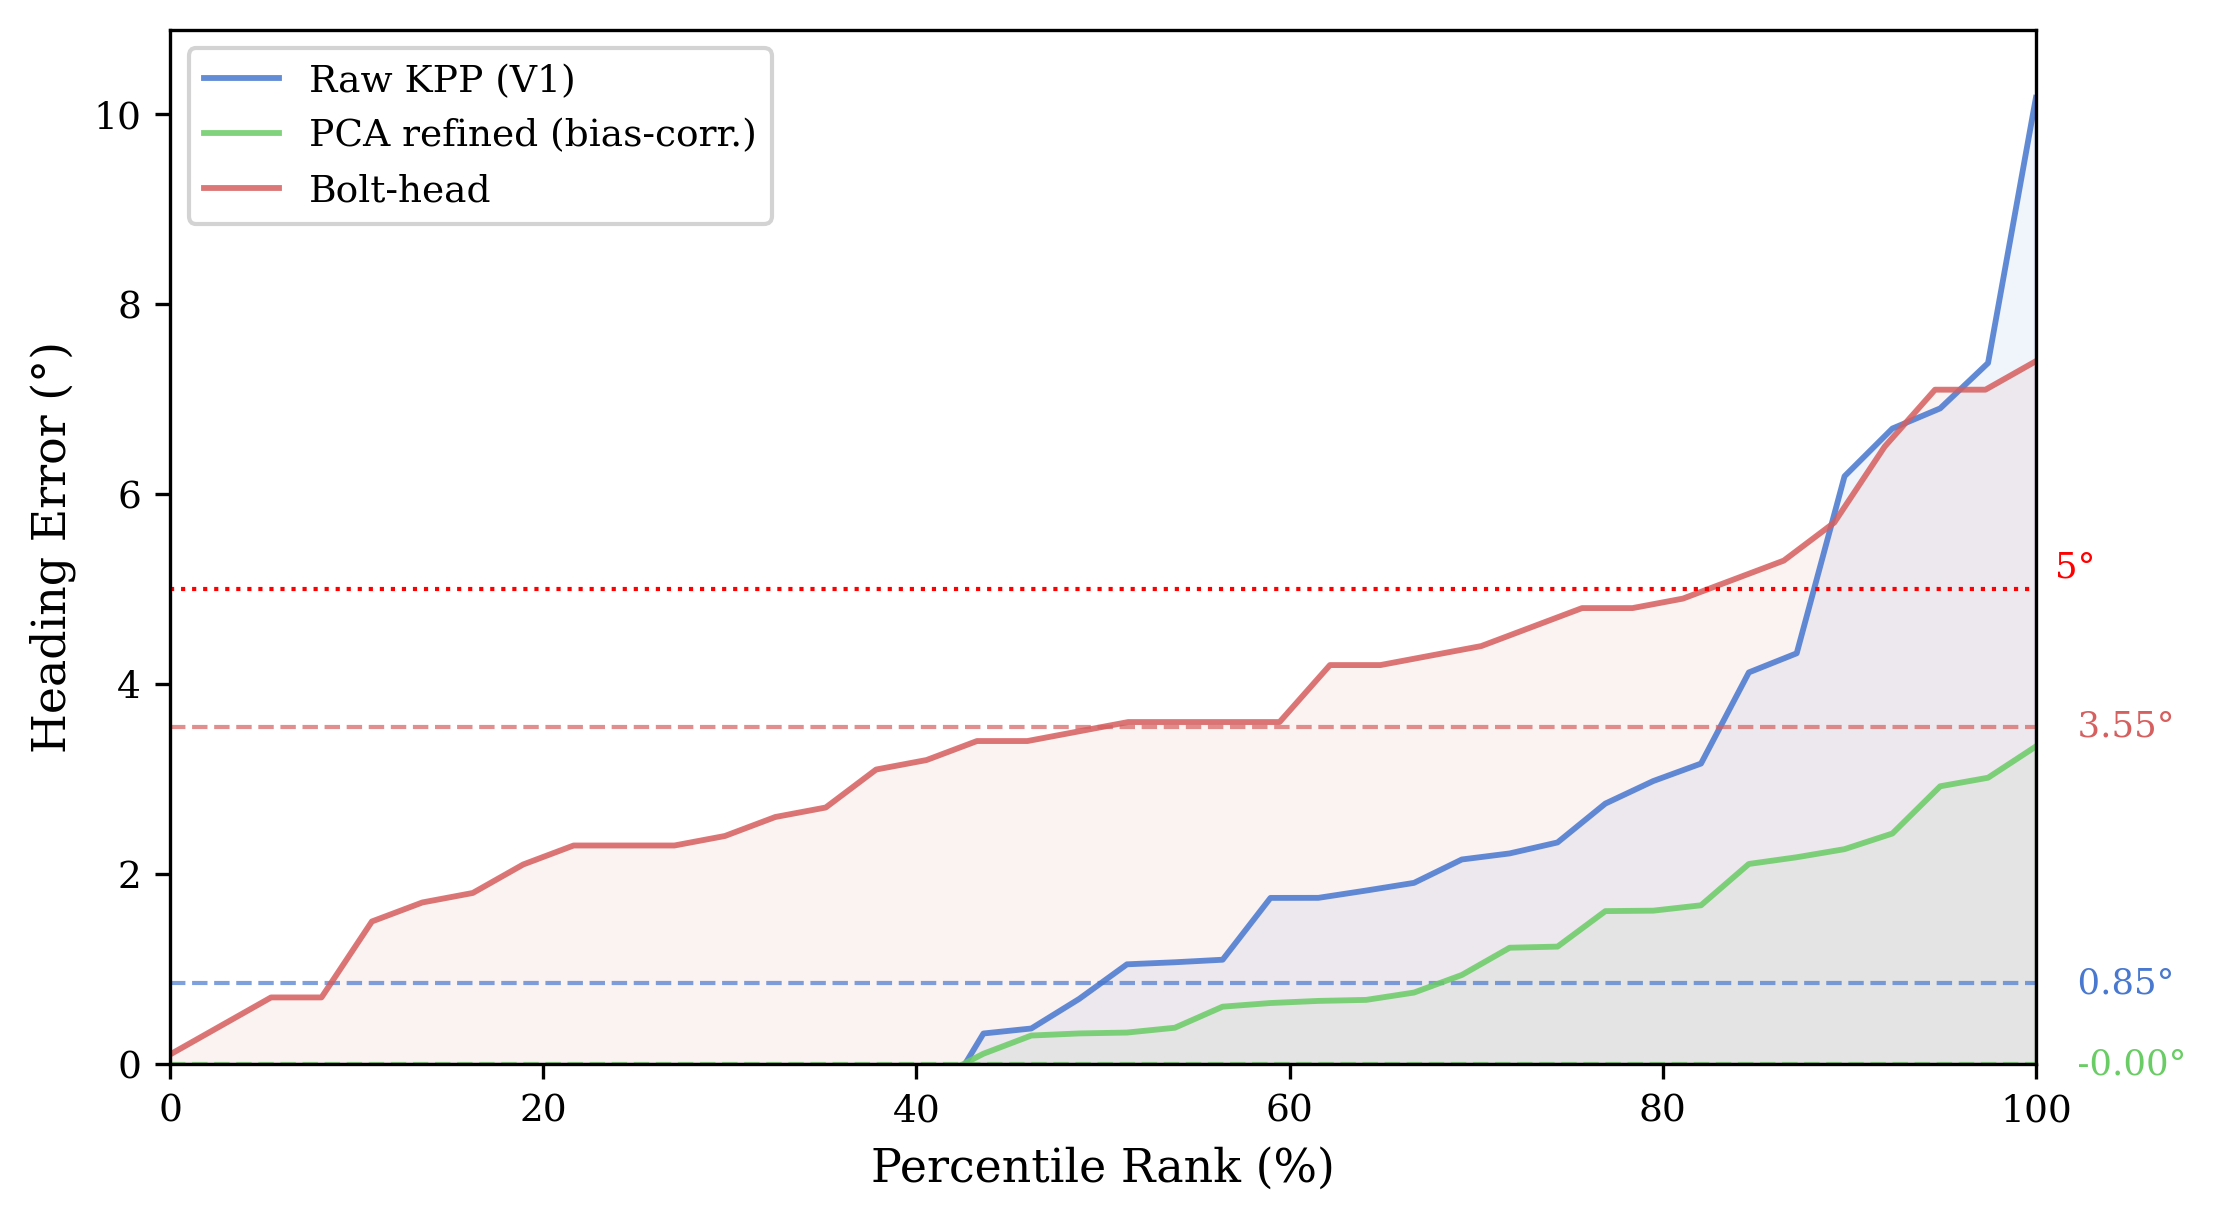

Generate this figure with Python:
"""
Figure A for Section 5.2 — Annotation-based heading error comparison
Percentile rank x-axis with sorted error curves for all three cases:
  V1 (raw KPP), V2 bias-corrected (PCA), bolt-head

Paths to update:
  HINGE_JSON   : heading_debug.json
  BOLTHEAD_TXT : headind_debug_bolthead.txt
"""
import json, re, numpy as np
import matplotlib.pyplot as plt
from pathlib import Path

# =============================================================================
# STYLE CONFIG
# =============================================================================
FONT_FAMILY     = "serif"
FONT_SIZE_LABEL = 11
FONT_SIZE_TICK  = 9
FONT_SIZE_ANNOT = 8.5
FONT_SIZE_LEGEND= 9

COLOR_V1        = "#4878CF"
COLOR_V2        = "#6ACC65"
COLOR_BH        = "#D65F5F"

FIG_WIDTH       = 7.5
FIG_HEIGHT      = 4.2
DPI             = 300

# Paths — update for local execution
HINGE_JSON   = Path("../runs/test-orientation/yolo11n-panther_v1-pose-v1/heading_debug.json")
BOLTHEAD_TXT = Path("../docs/heading_debug_bolthead.txt")

# =============================================================================
# DATA
# =============================================================================
d         = json.loads(HINGE_JSON.read_text())
records   = d["records"]
v1_errors = np.sort([r["v1_err_deg"]      for r in records])
v2_errors = np.sort([r["v2_corr_err_deg"] for r in records])
# Read with explicit encoding; fall back to latin-1 if utf-8 fails
try:
    text = BOLTHEAD_TXT.read_text(encoding="utf-8")
except UnicodeDecodeError:
    text = BOLTHEAD_TXT.read_text(encoding="latin-1")

# Match 'abs X.X°)' — degree symbol may vary, so match any non-digit char after number
bh_errors = np.sort([float(e) for e in re.findall(r'abs\s+([\d.]+)[^\d)]', text)])

# =============================================================================
# FIGURE
# =============================================================================
plt.rcParams.update({
    "font.family":     FONT_FAMILY,
    "font.size":       FONT_SIZE_LABEL,
    "axes.labelsize":  FONT_SIZE_LABEL,
    "xtick.labelsize": FONT_SIZE_TICK,
    "ytick.labelsize": FONT_SIZE_TICK,
    "legend.fontsize": FONT_SIZE_LEGEND,
})

fig, ax = plt.subplots(figsize=(FIG_WIDTH, FIG_HEIGHT))

for errors, col, lbl in [
    (v1_errors, COLOR_V1, "Raw KPP (V1)"),
    (v2_errors, COLOR_V2, "PCA refined (bias-corr.)"),
    (bh_errors, COLOR_BH, "Bolt-head"),
]:
    idx = np.linspace(0, 100, len(errors))
    ax.plot(idx, errors, color=col, linewidth=1.4, alpha=0.85, label=lbl)
    ax.fill_between(idx, 0, errors, color=col, alpha=0.08)
    ax.axhline(errors.mean(), color=col, linewidth=1.0, linestyle="--", alpha=0.7)
    ax.text(101, errors.mean(), f"  {errors.mean():.2f}°",
            color=col, fontsize=FONT_SIZE_ANNOT, va="center")

# 5° reference
ax.axhline(5.0, color="red", linestyle=":", linewidth=1.0)
ax.text(101, 5.05, "5°", color="red", fontsize=FONT_SIZE_ANNOT, va="bottom", ha="left")

ax.set_xlabel("Percentile Rank (%)")
ax.set_ylabel("Heading Error (°)")
ax.set_xlim(0, 100)
ax.set_ylim(bottom=0)
ax.legend(loc="upper left", fontsize=FONT_SIZE_LEGEND, framealpha=0.85)

fig.tight_layout()
out = Path("figure_52a_heading_annotation.pdf")
fig.savefig(out, dpi=DPI, bbox_inches="tight")
fig.savefig(out.with_suffix(".png"), dpi=DPI, bbox_inches="tight")
print(f"Saved: {out}")
plt.close()
